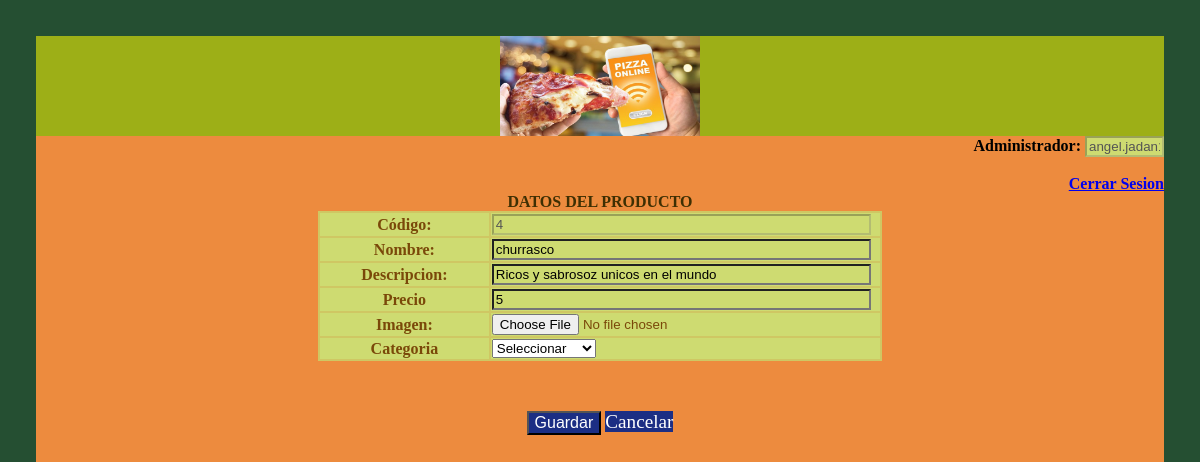
Before: /ProyectoHypermedial/productos/modificarProductos.php?id=4 (signed in) with the older database file.
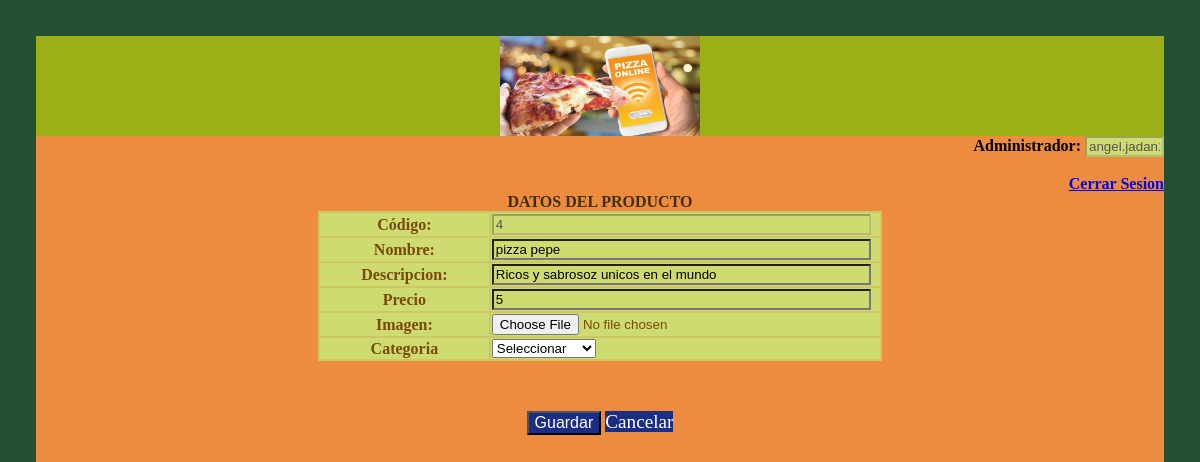
After: the same page with the newer database file.
### tables this page shows
CREATE TABLE `producto` (
  `id` int(11) NOT NULL,
  `nombre` text NOT NULL,
  `imagen` text NOT NULL,
  `descripcion` text,
  `precio` decimal(10,0) NOT NULL,
  `Categoria_idCategoria` int(11) NOT NULL
);

### ProyectoHypermedial/productos/modificarProductos.php (the view, shortened to what this page needs)
<?php
	include '../conexion.php';
	$id = $_GET['id'];
	$sql = "SELECT * FROM producto WHERE id = '$id'";
	$result = $conn->query($sql);
	$row = $result->fetch_assoc();
?>
<!doctype html>
<html>
<head>
<link rel="stylesheet" href="../css.css" media="screen">
</head>
<body>
<header><img src="../logo.PNG" id="logo" height="100" width="200"></header>
<div style="text-align: right" >
	<b>Administrador:</b> <input type="text" id= "usu" class="tabtexto" name="usu" style="width: 7%" value="<?php echo $_SESSION['usuario']; ?>" disabled /> </td>
	<br>
	<br>
	<b><a href="../Cerrar_Sesion.php">Cerrar Sesion</a></b><a>
</div>
<form action="sqlproductosm.php?id=<?php echo $row['id']; ?>"  method="post" i>
	<table style="width:100%">
 <caption><b>DATOS DEL PRODUCTO</b></caption>
 <tr>
    <th width="15%">Código:</th>
    <td> <input type="text" id= "id" class="tabtexto" name="id" style="width: 98%" value="<?php echo $row['id']; ?>" disabled /> </td>
  </tr>
  <tr>
    <th>Nombre:</th>
    <td width="25%"><input type="text" id="nombre" class="tabtexto" name="nombre" placeholder="Ingresar el nombre del producto" value="<?php echo $row['nombre']; ?>"></td>
  </tr>
  <tr>
    <th>Descripcion:</th>
    <td width="25%"><input type="text" id="descripcion" class="tabtexto" name="descripcion" placeholder="Ingresar la descripcion del producto" value="<?php echo $row['descripcion']; ?>"></td>
  </tr>
  <tr>
    <th >Precio</th>
    <td><input type="text" id="precio" class="tabtexto" name="precio" placeholder="Ingresar el precio del producto" value="<?php echo $row['precio']; ?>"></td>
  </tr>
  <tr>
    <th >Imagen:</th>
    <td > <input type="file" name="imagen" value="<?php echo $row['imagen']; ?>"></td>
  </tr>
   <tr>
    <th >Categoria</th>
    <td> <select name="Categoria_idCategoria">
  <option>Seleccionar</option>
</select> </td>
  </tr>
</table>
<input type="submit" value="Guardar" class="boton" >
<a href="productos.php" style="text-decoration: none" class="botonc">Cancelar </a>
</form>
</body>
</html>

Changed rows visible on the page:
changed producto "Ricos y sabrosoz unicos en el mundo": nombre "churrasco" → "pizza pepe"
